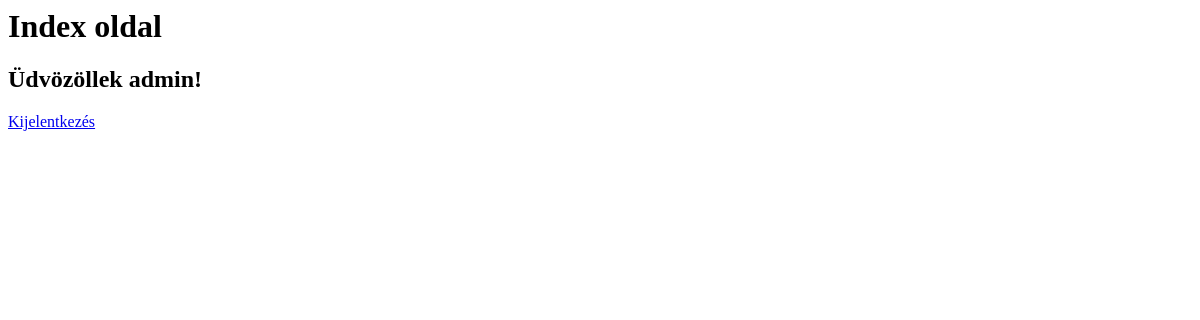
Before: / (signed in) with the older database file.
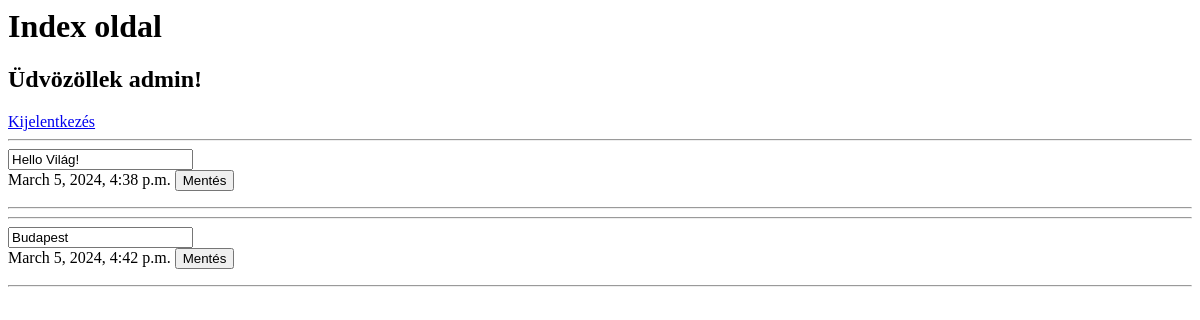
After: the same page with the newer database file.
### blogpost/models.py (models this page shows, shortened)
class BlogPost(models.Model):
    user = models.ForeignKey(User, on_delete=models.CASCADE)
    content = models.CharField(max_length=500)
    created = models.DateTimeField(auto_now_add=True)
    modified = models.DateTimeField(auto_now=True)

### config/views.py (the view)
# urls.py: path('', views.index_page, name='index'),
@login_required(login_url='login/')
def index_page(request):
    posts = BlogPost.objects.all()
    return render(request, 'index.html', {'posts': posts })

### templates/index.html (shortened to what this page needs)
<h1>Index oldal</h1>
<h2>Üdvözöllek {{ user }}!</h2>
<a href="{% url 'logout' %}">
    Kijelentkezés
</a>
{% for blogpost in posts %}
<hr>
    {% if blogpost.user == user %}
    <form action="{% url 'changebp' %}" method="post">
        <input type="text" name="new_content" value="{{ blogpost.content }}">
        <br>
        <span>{{ blogpost.created }}</span>
        <input type="submit" value="Mentés">
    </form>
    {% else %}
    <a href="#">{{ blogpost.user }}</a>
    <p>{{ blogpost.content }}</p>
    <span>{{ blogpost.created }}</span>
    {% endif %}
<hr>
{% endfor %}

Changed rows visible on the page:
added BlogPost: new_content "Hello Világ!", created "March 5, 2024, 4:38 p.m."
added BlogPost: new_content "Budapest", created "March 5, 2024, 4:42 p.m."
